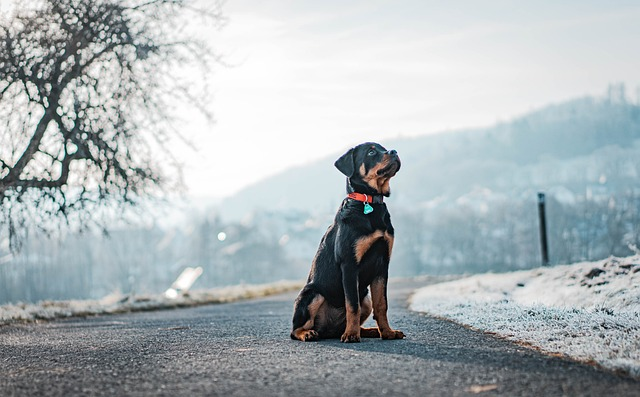
#> input picture dog-7514202_640.jpg, 640 x 397 px
$ python bulaniklastirma.py
#> lines starting #> are read from the running program, lines starting #| are printed output that depends on the picture
import cv2
import matplotlib.pyplot as plt
import numpy as np

import warnings
warnings.filterwarnings("ignore")

# blurring (detayı azaltır, gürültüyü engeller)
img = cv2.imread("dog-7514202_640.jpg")
#> img is the input picture: shape (397, 640, 3); mean B, G, R 182.2, 179.2, 170.8
img = cv2.cvtColor(img, cv2.COLOR_BGR2RGB)
plt.figure(), plt.imshow(img), plt.axis("off"), plt.title("orijinal"), plt.show()

"""
- Ortalama bulanıklaştırma yöntemi
"""
dst2 = cv2.blur(img, ksize = (3,3))
plt.figure(), plt.imshow(dst2), plt.axis("off"), plt.title("ortalama blur")

"""
- Gaussian blur
"""
gb = cv2.GaussianBlur(img, ksize = (3,3), sigmaX = 7)
plt.figure(), plt.imshow(gb), plt.axis("off"), plt.title("gauss blur")

"""
- medyan blur
"""
mb = cv2.medianBlur(img, ksize = 3)
plt.figure(), plt.imshow(mb), plt.axis("off"), plt.title("medyan blur")

def gaussianNoise(image):
    row, col, ch = image.shape
    mean = 0
    var = 0.05
    sigma = var**0.5

    gauss = np.random.normal(mean, sigma, (row,col,ch))
    gauss = gauss.reshape(row,col,ch)
    noisy = image + gauss


    return noisy

# içe aktar normalize et
img = cv2.imread("dog-7514202_640.jpg")
img = cv2.cvtColor(img, cv2.COLOR_BGR2RGB)/255
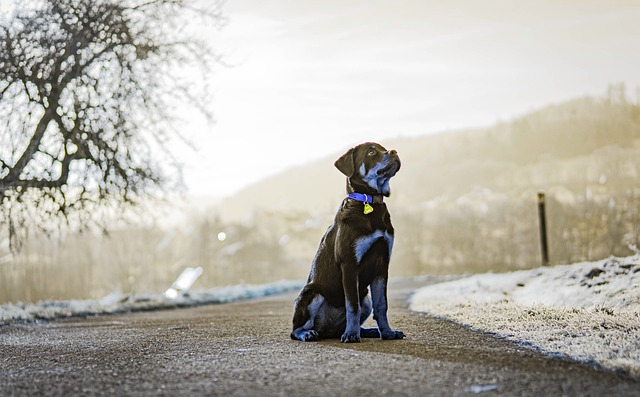
#> img: shape (397, 640, 3) float64; mean B, G, R 0.67, 0.703, 0.715
plt.figure(), plt.imshow(img), plt.axis("off"), plt.title("orijinal"), plt.show()

gaussianNoisyImage = gaussianNoise(img)
#> in gaussianNoise, `noisy = image + gauss`:
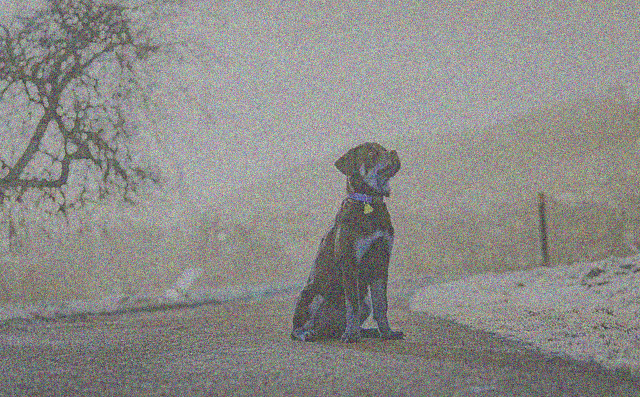
#> noisy: shape (397, 640, 3) float64; mean B, G, R 0.67, 0.704, 0.715; drawn with min black and max white
plt.figure(), plt.imshow(gaussianNoisyImage), plt.axis("off"), plt.title("gauss noisy"), plt.show()
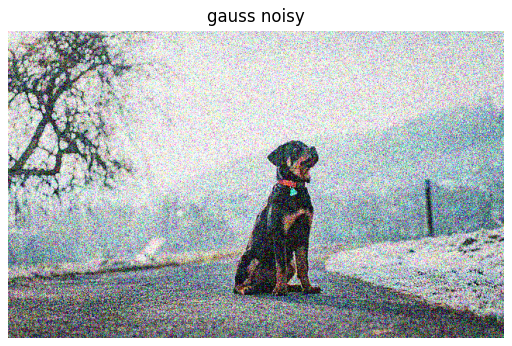
#> figure drawn by matplotlib, 1 panel; B, G, R data is drawn as R, G, B

# gauss blur
gb2 = cv2.GaussianBlur(gaussianNoisyImage, ksize = (3,3), sigmaX = 7)
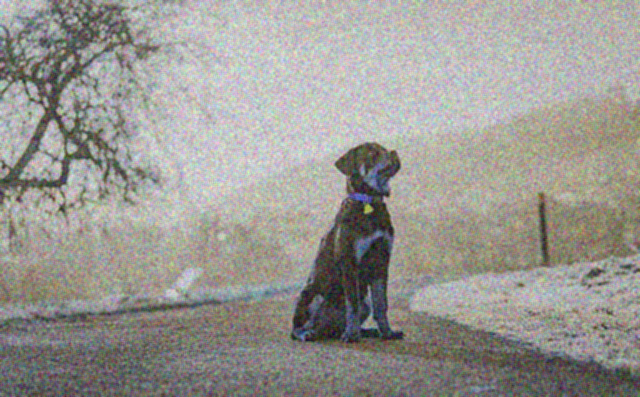
#> gb2: shape (397, 640, 3) float64; mean B, G, R 0.67, 0.704, 0.715; drawn with min black and max white
plt.figure(), plt.imshow(gb2), plt.axis("off"), plt.title("with gauss blur")

def saltPepperNoise(image):

    row, col, ch = image.shape
    s_vs_p = 0.5

    amount = 0.004

    noisy = np.copy(image)

    # salt beyaz
    num_salt = np.ceil(amount * img.size * s_vs_p)
    coords = [np.random.randint(0, i, int(num_salt))for i in image.shape]
    noisy[tuple(coords)] = 1

    # pepper siyah
    num_pepper = np.ceil(amount * img.size * (1-s_vs_p))
    coords = [np.random .randint(0, i, int(num_pepper))for i in image.shape]
    noisy[tuple(coords)] = 0

    return noisy

spImage = saltPepperNoise(img)
#> in saltPepperNoise, `noisy[tuple(coords)] = 0`:
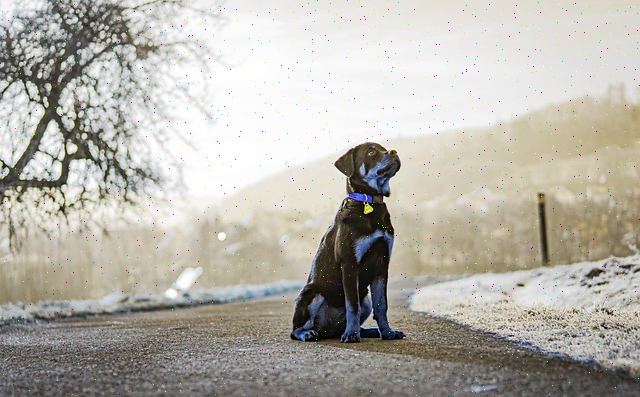
#> noisy: shape (397, 640, 3) float64; mean B, G, R 0.669, 0.702, 0.714
plt.figure(), plt.imshow(spImage), plt.axis("off"), plt.title("SP Image")


mb2 = cv2.medianBlur(spImage.astype(np.float32), ksize = 3)
plt.figure(), plt.imshow(mb2), plt.axis("off"), plt.title("with medyan blur")
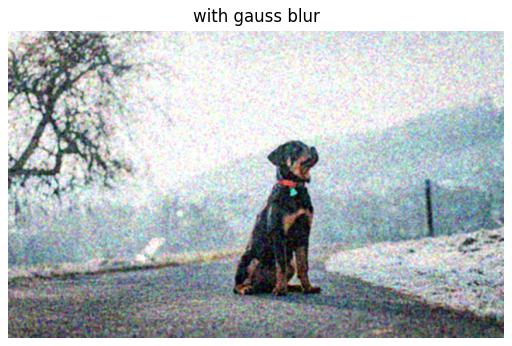
#> figure drawn by matplotlib, 1 panel; B, G, R data is drawn as R, G, B
